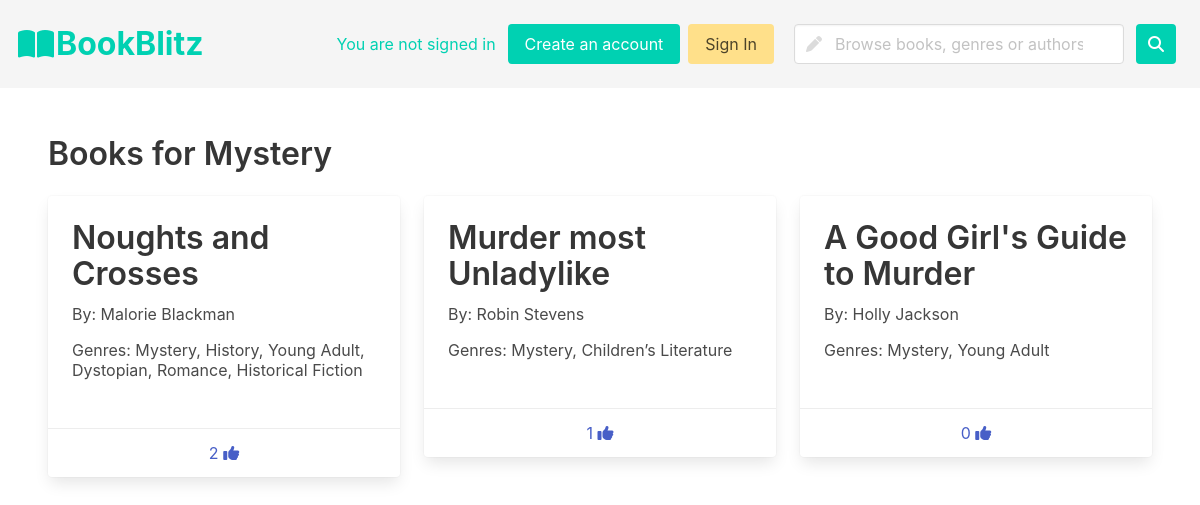
/fluffyBooks/genre?genre=1, run on an earlier commit of the app's database.
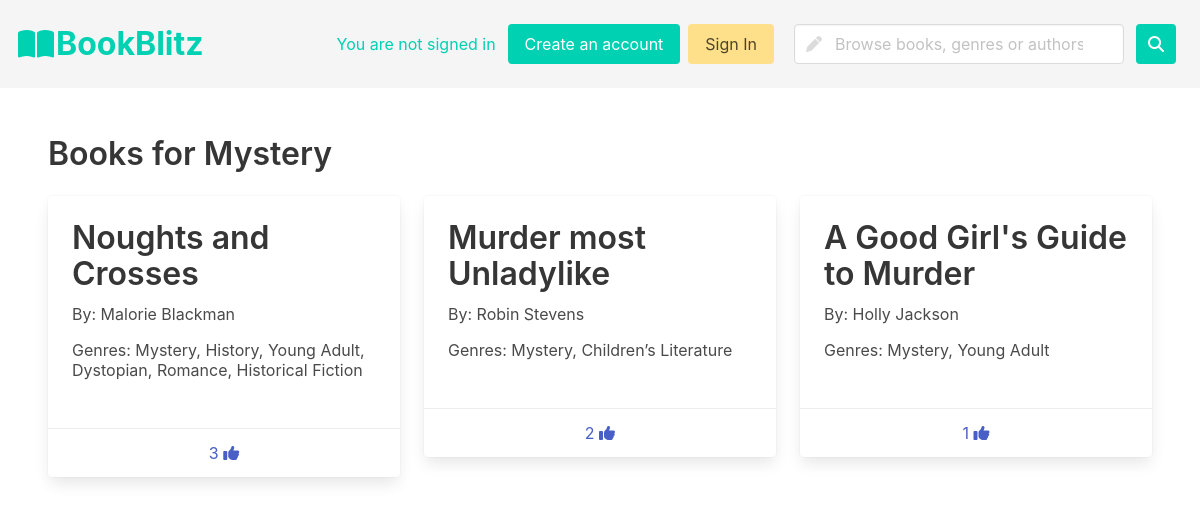
And on a later commit of the database.
### fluffyBooks/models.py (models this page shows, shortened)
class Genre(models.Model):
    genre_text = models.CharField(max_length=30)
    def __str__(self):
        return f'{self.genre_text}'

class Book(models.Model):
    book_text = models.CharField(max_length=200)
    likes = models.IntegerField(default=0)
    book_genres = models.ManyToManyField(Genre, blank=True)
    userlikes = models.ManyToManyField(User, blank=True)
    book_authors = models.ManyToManyField(Author, blank=True)

class Author(models.Model):
    author_name = models.CharField(max_length=200)

### fluffyBooks/views.py (the view)
# urls.py: path('genre', views.genre_pages, name='genre_page'),
def genre_pages(request):
    genre = request.GET['genre']
    genre_obj = Genre.objects.get(pk=genre)
    books = Book.objects.filter(book_genres=genre)
    context = {'cardbooks' : books, 'subject' : genre_obj}
    return render(request, 'fluffyBooks/book_display.html', context)

### fluffyBooks/templates/fluffyBooks/book_display.html (shortened to what this page needs)
<!DOCTYPE html>
<head>
    {% load static %}
    <link rel="stylesheet" href="https://cdn.jsdelivr.net/npm/bulma@0.9.3/css/bulma.min.css">
</head>
<html>
    <body>
        {% include 'fluffyBooks/navbar.html' %}
        <section class="section">
        <h1 class="title">
            Books for {{subject}}
        </h1>
        {% if cardbooks %}
        {% include 'fluffyBooks/cards.html' %}
        {% endif %}
    </section>
    </body>
</html>

### fluffyBooks/templates/fluffyBooks/navbar.html (shortened to what this page needs)
<nav class="navbar is-light" role="navigation" aria-label="dropdown navigation">
    <div class="navbar-brand">
        <div class="navbar-item has-text-large is-size-3 has-text-primary">
            <div class="container">
                <a href="{% url 'fluffyBooks:home' %}" class="navbar-item has-text-primary">
                    <span class="icon-text">
                        <span class="icon">
                            <i class="fa-solid fa-book-open"></i>
                        </span>
                    <span><strong>BookBlitz</strong></span>
                </span>
                </a>
            </div>
        </div>
    </div>
    <div class="navbar-menu">
        <div class="navbar-end">
        <div class="navbar-item">
                {% if not request.user.is_authenticated %}
                <nav class="level">
                    <div class="level-item">
                        <p class="level-item is-5 has-text-primary mr-3 mt-5">
                            You are not signed in
                        </p>
                    </div>
                </nav>
                <div class="buttons">
                    <a href="{% url 'fluffyBooks:load_signup' %}" class="button is-primary">
                        Create an account
                    </a>
                    <a href="{% url 'fluffyBooks:load_login' %}" class="button is-warning">
                        Sign In
                    </a>
                    {% endif %}
                <form action="search" method="get" class="column">
                    <div class="field is-grouped">
                        <div class="control has-icons-left has-icons-right">
                            <input class="input" type="text" id="search" name="search"
                                placeholder="Browse books, genres or authors" />
                            <span class="icon is-small is-left">
                            </span>
                        </div>
                        <button class="button is-primary"><span class="icon is-small is-left">
                                <i class="fas fa-search"></i>
                            </span></button>
                    </div>
                </form>
            </div>
        </div>
</nav>

### fluffyBooks/templates/fluffyBooks/cards.html (shortened to what this page needs)
<div class="columns is-multiline">
    {% for book in cardbooks %}
    <div class="column is-4">
        <a href="{% url 'fluffyBooks:book'%}?book={{book.id}}">
        <div class="card h-same has-background-white">
            <div class="card-content">
                <div class="content">
                    <p class="title is-3 is-centered">{{book.book_text}}</p>
                    <p class="subtitle is-6 is-centered">
                        By:
                        {% for author in book.book_authors.all %}
                             {{author.author_name}}
                        {% endfor %}
                    </p>
                    <p class="subtitle is-6 is-centered">
                        {% if book.book_genres.count > 1 %}
                            Genres:
                            {% for genre in book.book_genres.all %}
                                {% if forloop.counter == book.book_genres.all|length %}
                                    {{genre.genre_text}}
                                {% else %}
                                    {{genre.genre_text}},
                                {% endif %}
                            {% endfor %}
                        {% else %}
                            Genre:
                            {% for genre in book.book_genres.all %}
                                {{genre.genre_text}}
                        {% endfor %}
                         {% endif %}
                    </p>
                </div>
            </div>
            <div class="card-footer">
                    <p class="card-footer-item">
                        <span>
                            <a href="{% url 'fluffyBooks:like'%}?book={{book.id}}">{{book.likes}}
                                <span class="icon is-small">
                                    <i class="fa-solid fa-thumbs-up"></i>
                                </span>
                            </a>
                        </span>
                    </p>
            </div>
        </div>
        </a>
    </div>
    {% endfor %}
</div>

What changed in the data, as far as the page shows it:
changed Book "Noughts and Crosses": likes "2" → "3"
changed Book "Murder most Unladylike": likes "1" → "2"
changed Book "A Good Girl's Guide to Murder": likes "0" → "1"
